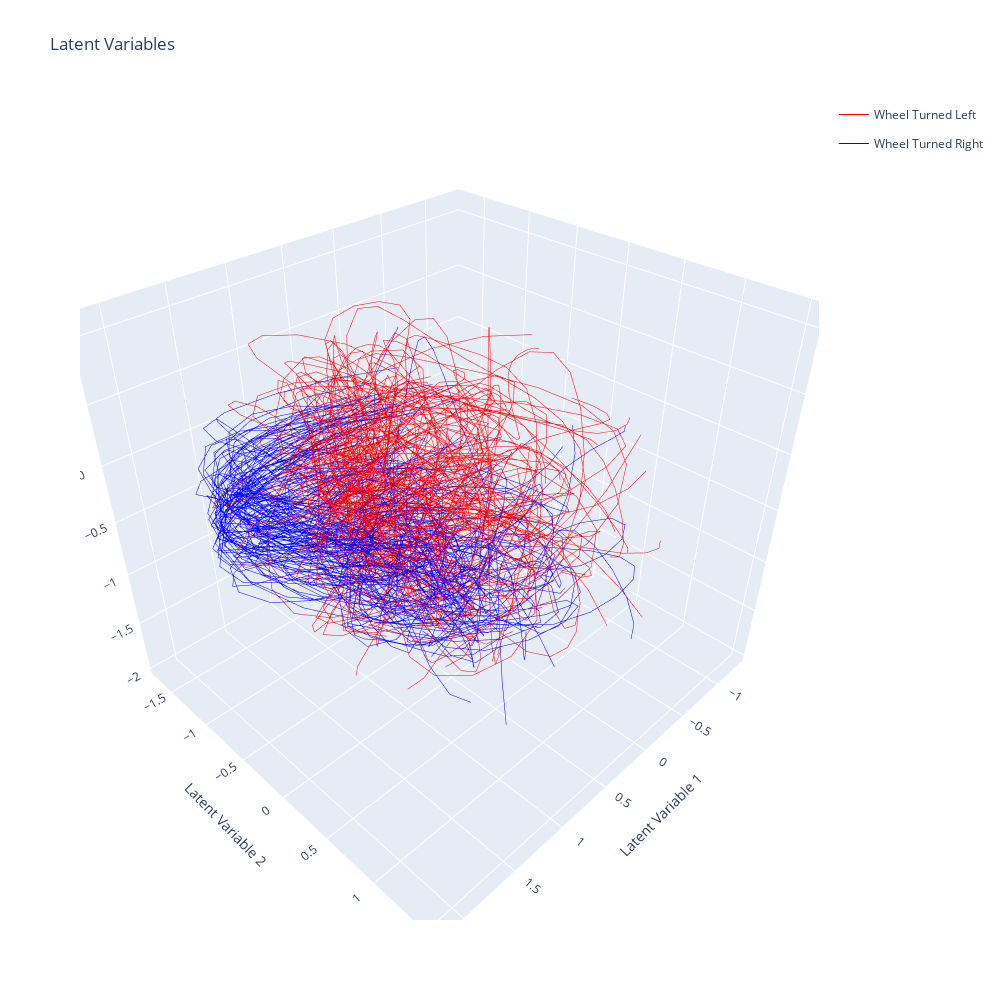

Notebook code for this chart:
### Code cell
z_train = rearrange(session.z, '(trials time) lat -> trials time lat', time=training_trials[0]['spikes_df'].shape[1])

first = True
first2= True
time_sig = 4
X_class_train = []
y_class_train = []
time_bins = len(z_train[i][:, 0])

fig = go.Figure()
for i in range(len(z_train)):
    if ((training_trials[i]['choice']==1) & (training_trials[i]['feedbackType']==1)):
        if first:
            fig.add_trace(go.Scatter3d(x=z_train[i][:, 0], y=z_train[i][:, 1], z=z_train[i][:, 2],
                      mode='lines', line={'color':'blue', 'width':1}, legendgroup='right', name='Wheel Turned Right', showlegend=True))
            first = False
        else:
            fig.add_trace(go.Scatter3d(x=z_train[i][:, 0], y=z_train[i][:, 1], z=z_train[i][:, 2],
                        mode='lines', line={'color':'blue', 'width':1}, legendgroup='right', showlegend=False))
        # fig.add_scatter3d(x=[time_sig], y=z_train[i][time_sig:time_sig+1, 0], z=z_train[i][time_sig:time_sig+1, 1], mode='markers', marker={'color':'green', 'size':5})  # show point of significance
        X_class_train.append(z_train[i][time_sig]); y_class_train.append(0)
        
    elif ((training_trials[i]['choice']==-1) & (training_trials[i]['feedbackType']==1)):
        if first2:
            fig.add_trace(go.Scatter3d(x=z_train[i][:, 0], y=z_train[i][:, 1], z=z_train[i][:, 2],
                      mode='lines', line={'color':'red', 'width':1}, legendgroup='left', name='Wheel Turned Left', showlegend=True))
            first2 = False
        else:
            fig.add_trace(go.Scatter3d(x=z_train[i][:, 0], y=z_train[i][:, 1], z=z_train[i][:, 2],
                        mode='lines', line={'color':'red', 'width':1}, legendgroup='left', showlegend=False))
        # fig.add_scatter3d(x=[time_sig], y=z_train[i][time_sig:time_sig+1, 0], z=z_train[i][time_sig:time_sig+1, 1], mode='markers', marker={'color':'black', 'size':5})  # show point of significance
        X_class_train.append(z_train[i][time_sig]); y_class_train.append(1)
        
    elif ((training_trials[i]['choice']==1) & (training_trials[i]['feedbackType']==-1)):
        # if first:
        #     fig = px.line_3d(x=np.arange(-0.1, 1, 0.05), y=z_test[i][:, 0], z=z_test[i][:, 1], color=["green"]*time_bins, width=800, height=800)
        #     first = False
        # else:
        #     fig.add_scatter3d(x=np.arange(-0.1, 1, 0.05), y=z_test[i][:, 0], z=z_test[i][:, 1], mode='lines', line={'color':"green"}, opacity=0.5)
        X_class_train.append(z_train[i][time_sig]); y_class_train.append(2)
        
    elif ((training_trials[i]['choice']==-1) & (training_trials[i]['feedbackType']==-1)):
        # if first:
        #     fig = px.line_3d(x=np.arange(-0.1, 1, 0.05), y=z_test[i][:, 0], z=z_test[i][:, 1], color=["black"]*time_bins, width=800, height=800)
        #     first = False
        # else:
        #     fig.add_scatter3d(x=np.arange(-0.1, 1, 0.05), y=z_test[i][:, 0], z=z_test[i][:, 1], mode='lines', line={'color':"black"}, opacity=1)
        X_class_train.append(z_train[i][time_sig]); y_class_train.append(3)
        

X_class_test = []
y_class_test = []

# Plot testing trajectories
for i in range(len(z_test)):
    if ((testing_trials[i]['choice']==1) & (testing_trials[i]['feedbackType']==1)):
        # if first:
        #     fig = px.line_3d(x=np.arange(time_bins), y=z_test[i][:, 0], z=z_test[i][:, 1], color=["green"]*time_bins, width=800, height=800)
        #     first = False
        # else:
        #     fig.add_scatter3d(x=np.arange(time_bins), y=z_test[i][:, 0], z=z_test[i][:, 1], mode='lines', line={'color':"green"}, opacity=0.5)
        # fig.add_scatter3d(x=[time_sig], y=z_train[i][time_sig:time_sig+1, 0], z=z_train[i][time_sig:time_sig+1, 1], mode='markers', marker={'color':'green', 'size':5})  # show point of significance
        X_class_test.append(z_test[i][time_sig]); y_class_test.append(0)
        
    elif ((testing_trials[i]['choice']==-1) & (testing_trials[i]['feedbackType']==1)):
        # if first:
        #     fig = px.line_3d(x=np.arange(time_bins), y=z_test[i][:, 0], z=z_test[i][:, 1], color=["black"]*time_bins, width=800, height=800)
        #     first = False
        # else:
        #     fig.add_scatter3d(x=np.arange(time_bins), y=z_test[i][:, 0], z=z_test[i][:, 1], mode='lines', line={'color':"black"}, opacity=0.5)
        # fig.add_scatter3d(x=[time_sig], y=z_train[i][time_sig:time_sig+1, 0], z=z_train[i][time_sig:time_sig+1, 1], mode='markers', marker={'color':'black', 'size':5})  # show point of significance
        X_class_test.append(z_test[i][time_sig]); y_class_test.append(1)
        
    elif ((testing_trials[i]['choice']==1) & (testing_trials[i]['feedbackType']==-1)):
        X_class_test.append(z_test[i][time_sig]); y_class_test.append(2)
        
    elif ((testing_trials[i]['choice']==-1) & (testing_trials[i]['feedbackType']==-1)):
        X_class_test.append(z_test[i][time_sig]); y_class_test.append(3)

X_class_train = np.array(X_class_train)
y_class_train = np.array(y_class_train)
X_class_test = np.array(X_class_test)
y_class_test = np.array(y_class_test)

fig.update_layout(scene = dict(
                    xaxis_title='Latent Variable 1',
                    yaxis_title='Latent Variable 2',
                    zaxis_title='Latent Variable 3'),
                    width=1000, height=1000, title='Latent Variables'
                    )
fig.show()
